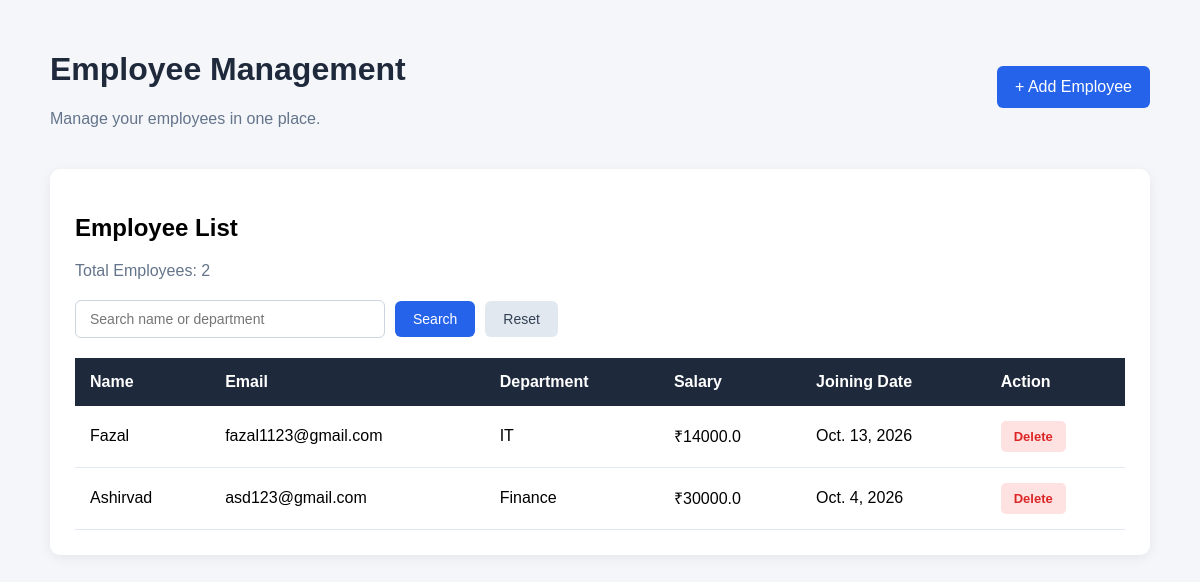
The page / on the database its author committed.
### Emp_app/models.py (models this page shows, shortened)
class Employee(models.Model):
    DEPARTMENTS = [
        ('HR', 'HR'),
        ('Finance', 'Finance'),
        ('Sales', 'Sales'),
        ('IT', 'IT'),
        ('Marketing', 'Marketing'),
    ]
    name = models.CharField(max_length=100)
    email = models.EmailField(unique=True)
    department = models.CharField(max_length=100,choices=DEPARTMENTS)
    salary = models.FloatField()
    joining_date = models.DateField()

### Emp_app/views.py (the view)
# urls.py: path('', views.employee_list, name='employee_list'),
def employee_list(request):
    employees = Employee.objects.all()
    search = request.GET.get('search')
    if search:
        employees = employees.filter(name__icontains=search) | employees.filter(department__icontains=search)
    total = Employee.objects.count()
    return render(request, 'employee_list.html', {
        'employees': employees,
        'total': total,
    })

### Emp_app/templates/employee_list.html (shortened to what this page needs)
<!DOCTYPE html>
<html>
<head>
</head>
<body>
    <div class="container">
        <div class="header">
            <div>
                <h1>Employee Management</h1>
                <p>Manage your employees in one place.</p>
            </div>
            <a href="{% url 'add_employee' %}" class="btn">
                + Add Employee
            </a>
        </div>
        <div class="card">
            <h2>Employee List</h2>
            <p>Total Employees: {{ total }}</p>
            <form method="GET" class="search-form">
                <input type="text" name="search" class="search-box" placeholder="Search name or department"
                    value="{{ request.GET.search }}">
                <button type="submit" class="search-btn">
                    Search
                </button>
                <a href="{% url 'employee_list' %}" class="reset-btn">
                    Reset
                </a>
            </form>
            <table>
                <thead>
                    <tr>
                        <th>Name</th>
                        <th>Email</th>
                        <th>Department</th>
                        <th>Salary</th>
                        <th>Joining Date</th>
                        <th>Action</th>
                    </tr>
                </thead>
                <tbody>
                    {% for employee in employees %}
                    <tr>
                        <td>{{ employee.name }}</td>
                        <td>{{ employee.email }}</td>
                        <td>{{ employee.department }}</td>
                        <td>₹{{ employee.salary }}</td>
                        <td>{{ employee.joining_date }}</td>
                        <td>
                            <a href="#" class="delete-btn" data-url="{% url 'delete_employee' employee.id %}"
                                onclick="openDeleteModal(this.dataset.url); return false;">
                                Delete
                            </a>
                        </td>
                    </tr>
                    {% empty %}
                    <tr>
                        <td colspan="7" class="empty">
                            No employees found. Add your first employee!
                        </td>
                    </tr>
                    {% endfor %}
                </tbody>
            </table>
        </div>
    </div>
</body>
</html>

### Emp_app/templates/employee_list.html (style rules this page uses)
body { font-family: Arial, sans-serif; background-color: #f4f6f9; margin: 0; padding: 30px; }
.container { max-width: 1100px; margin: auto; }
h1 { color: #1e293b; }
p { color: #64748b; }
.header { display: flex; justify-content: space-between; align-items: center; margin-bottom: 25px; }
.btn { background-color: #2563eb; color: white; padding: 12px 18px; text-decoration: none; border-radius: 6px; }
.card { background-color: white; padding: 25px; border-radius: 10px; box-shadow: 0 3px 12px #00000010; }
table { width: 100%; border-collapse: collapse; margin-top: 20px; }
th { background-color: #1e293b; color: white; text-align: left; padding: 15px; }
td { padding: 15px; border-bottom: 1px solid #e2e8f0; }
.search-form { display: flex; gap: 10px; margin: 20px 0; align-items: center; flex-wrap: wrap; }
.search-box { padding: 10px 14px; width: 280px; border: 1px solid #cbd5e1; border-radius: 6px; font-size: 14px; outline: none; transition: 0.3s; }
.search-btn { background: #2563eb; color: white; padding: 10px 18px; border: none; border-radius: 6px; cursor: pointer; font-size: 14px; transition: 0.3s; }
.reset-btn { background: #e2e8f0; color: #334155; padding: 10px 18px; border-radius: 6px; text-decoration: none; font-size: 14px; transition: 0.3s; }
.delete-btn { display: inline-block; background: #fee2e2; color: #dc2626; padding: 8px 13px; border: none; border-radius: 5px; text-decoration: none; font-size: 13px; font-weight: bold; cursor: pointer; transition: 0.3s; }

### rows shown on the page
Employee: name "Fazal", email "fazal1123@gmail.com", department "IT", salary "14000.0", joining_date "Oct. 13, 2026"
Employee: name "Ashirvad", email "asd123@gmail.com", department "Finance", salary "30000.0", joining_date "Oct. 4, 2026"

### other values the page prints
{{ total }} "2"
